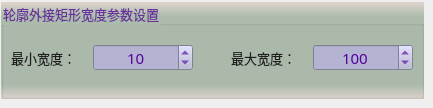
        <widget class="QWidget" name="page_6">
         <widget class="QGroupBox" name="groupParam_6">
          <property name="geometry">
           <rect>
            <x>1</x>
            <y>2</y>
            <width>423</width>
            <height>97</height>
           </rect>
          </property>
          <property name="font">
           <font>
            <family>微软雅黑</family>
            <pointsize>10</pointsize>
           </font>
          </property>
          <property name="styleSheet">
           <string notr="true">background-color: qlineargradient(x1:0, y1:0, x2:0, y2:1, stop:0 #dfd5cf, stop: 0.15 #acbbac, stop: 0.85 #acbbac,stop:1 #dfd5cf);
color: rgb(105, 50, 155);</string>
          </property>
          <property name="title">
           <string>轮廓外接矩形宽度参数设置</string>
          </property>
          <widget class="QSpinBox" name="spinMaxRectW">
           <property name="geometry">
            <rect>
             <x>312</x>
             <y>42</y>
             <width>100</width>
             <height>27</height>
            </rect>
           </property>
           <property name="font">
            <font>
             <family>微软雅黑</family>
             <pointsize>11</pointsize>
            </font>
           </property>
           <property name="styleSheet">
            <string notr="true">QWidget{color: rgb(85, 0, 155);background-color: rgb(180, 180, 210);}
QSpinBox::up-button{
    border:transparent;
}
QSpinBox::down-button{
    border:transparent;
}
QSpinBox::up-arrow{
    image:url(:/resource/up.png);
}
QSpinBox::down-arrow{
    image:url(:/resource/down.png);
}</string>
           </property>
           <property name="alignment">
            <set>Qt::AlignCenter</set>
           </property>
           <property name="minimum">
            <number>1</number>
           </property>
           <property name="maximum">
            <number>20000</number>
           </property>
           <property name="value">
            <number>100</number>
           </property>
          </widget>
          <widget class="QLabel" name="label_22">
           <property name="geometry">
            <rect>
             <x>10</x>
             <y>46</y>
             <width>79</width>
             <height>19</height>
            </rect>
           </property>
           <property name="font">
            <font>
             <family>微软雅黑</family>
             <pointsize>10</pointsize>
             <weight>50</weight>
             <bold>false</bold>
            </font>
           </property>
           <property name="styleSheet">
            <string notr="true">color: rgb(30, 30, 30);
background: transparent;</string>
           </property>
           <property name="text">
            <string>最小宽度：</string>
           </property>
          </widget>
          <widget class="QSpinBox" name="spinMinRectW">
           <property name="geometry">
            <rect>
             <x>92</x>
             <y>42</y>
             <width>100</width>
             <height>27</height>
            </rect>
           </property>
           <property name="font">
            <font>
             <family>微软雅黑</family>
             <pointsize>11</pointsize>
            </font>
           </property>
           <property name="styleSheet">
            <string notr="true">QWidget{color: rgb(85, 0, 155);background-color: rgb(180, 180, 210);}
QSpinBox::up-button{
    border:transparent;
}
QSpinBox::down-button{
    border:transparent;
}
QSpinBox::up-arrow{
    image:url(:/resource/up.png);
}
QSpinBox::down-arrow{
    image:url(:/resource/down.png);
}</string>
           </property>
           <property name="alignment">
            <set>Qt::AlignCenter</set>
           </property>
           <property name="minimum">
            <number>0</number>
           </property>
           <property name="maximum">
            <number>10000</number>
           </property>
           <property name="value">
            <number>10</number>
           </property>
          </widget>
          <widget class="QLabel" name="label_23">
           <property name="geometry">
            <rect>
             <x>230</x>
             <y>46</y>
             <width>79</width>
             <height>19</height>
            </rect>
           </property>
           <property name="font">
            <font>
             <family>微软雅黑</family>
             <pointsize>10</pointsize>
             <weight>50</weight>
             <bold>false</bold>
            </font>
           </property>
           <property name="styleSheet">
            <string notr="true">color: rgb(30, 30, 30);
background: transparent;</string>
           </property>
           <property name="text">
            <string>最大宽度：</string>
           </property>
          </widget>
         </widget>
        </widget>
